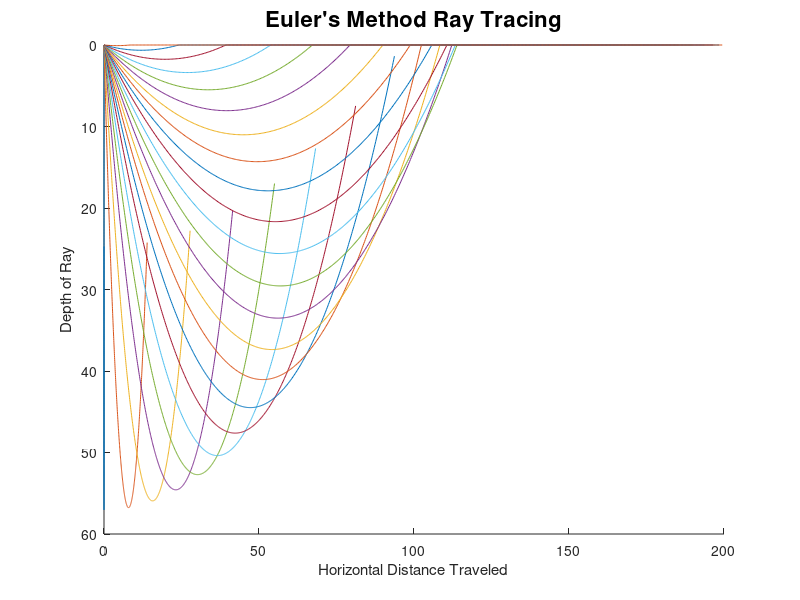
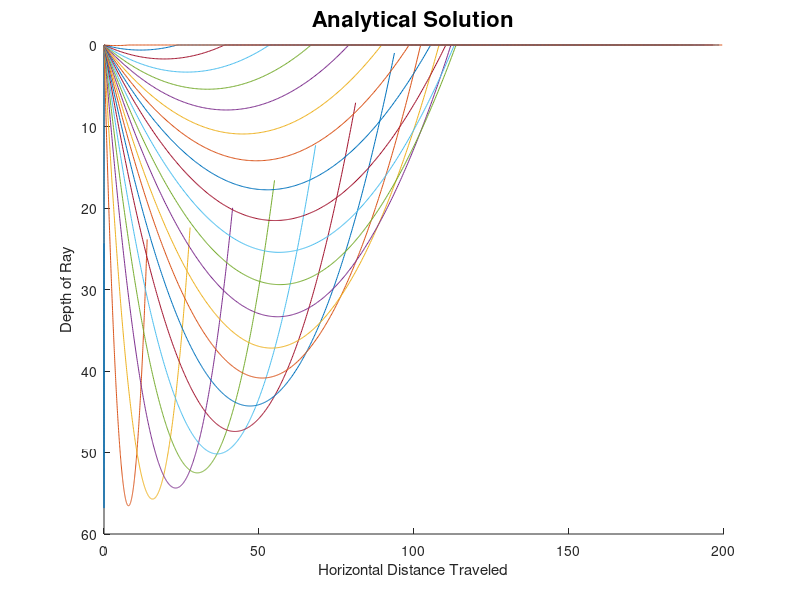
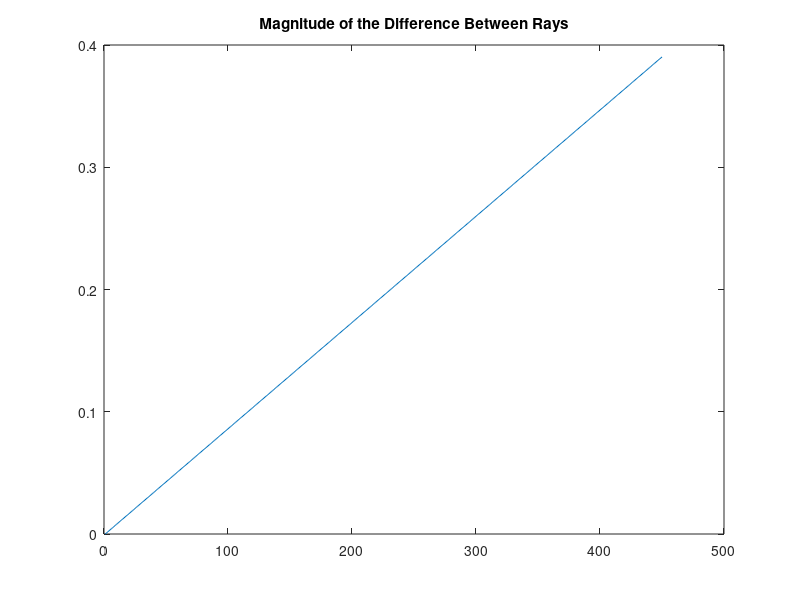

The MATLAB script that drew these images, in order:
%%%%%% Euler Method and Analytical Solution Ray Tracing %%%%%%

clear
close all

%%%%%%%% Create Velocity and Slowness Models %%%%%%%%

v0 = 0.5;
vf = 5;
dv = .01; 
nv = floor((vf - v0)/dv);

s0_2 = 1/v0^2;
sf_2 = 1/vf^2;

gradSlo2 = (sf_2 - s0_2) / nv;

% slo2 = [1:nv];
% 
% for is=1:nv
%     slo2(is) = s0_2 + is*gradSlo2; 
% end
% 
% slo = sqrt(slo2); 

nx = nv; 
nz = nv;
vals = [1:nv];

%%%%%%%% Structs for Evaluating the Difference Between Solutions %%%%%%%%
allPosVec = struct('x_Pos',vals,'z_Pos',vals);
allPltVec = struct('x_Plt',vals,'z_Plt',vals);
            
%%%%%%%% Euler's Method Implementation %%%%%%%%%

t0 = 0;
tf = 200; 
nt = nv; 
dt = (tf - t0)/nt;

xPos0 = 0; 
zPos0 = 0; 

gVx = 0;
gVz = gradSlo2; 

xPos = vals;
zPos = vals;
xDir = vals;
zDir = vals;
tVec = vals;

hold on

xPos(1) = xPos0;
zPos(1) = zPos0;

a0 = 0;
af = 90;
da = 4; 
na = floor((af - a0)/da);

for a=1:na+1
    alpha = a0 + (a-1)*da;
    xDir0 = sind(alpha); 
    zDir0 = cosd(alpha); 
    xDir(1) = xDir0; 
    zDir(1) = zDir0; 
    
    for ix=1:nx-1
        xPos(ix+1) = xPos(ix) + xDir(ix)*dt;
        xDir(ix+1) = xDir(ix) + gVx*dt; 
   
        zPos(ix+1) = zPos(ix) + zDir(ix)*dt;
        zDir(ix+1) = zDir(ix) + gVz*dt; 
       
        if zPos(ix+1) < 0
            zPos(ix+1) = 0; 
        end
       
    end
    allPosVec(a).x_Pos = xPos; 
    allPosVec(a).z_Pos = zPos; 
    
    plot(xPos,zPos)
    
end
title('Euler''s Method Ray Tracing','fontsize',16)
ylabel('Depth of Ray')
xlabel('Horizontal Distance Traveled')
%axis([0,120,0,50])
axis ij
hold off

%%%%%%%%%%% Analytical Solution %%%%%%%%%%%%%%
figure 

for it=1:nt               % fill tVec with times
    tVec(it) = t0 + (it-1) * dt;
end

xPlt = [1:nx];
zPlt = [1:nz];

hold on 
for a=1:na+1
    alpha = a0 + (a-1)*da;
    xDir0 = sind(alpha); 
    zDir0 = cosd(alpha); 
    
    for it=1:nt
        t = tVec(it);
        xPos = xPos0 + xDir0*t + gVx * t*t * 0.5;
        zPos = zPos0 + zDir0*t + gVz * t*t * 0.5;
        
        if zPos < 0
            zPos = 0;
        end
        
        xPlt(it) = xPos; 
        zPlt(it) = zPos; 
    end
    
    allPltVec(a).x_Plt = xPlt; 
    allPltVec(a).z_Plt = zPlt; 
    
    plot(xPlt,zPlt)
end

title('Analytical Solution','fontsize',16)
ylabel('Depth of Ray')
xlabel('Horizontal Distance Traveled')
%axis([0,120,0,50])
axis ij
%colorbar(1/slo)
hold off

diffX = struct('difference',[1:nv]); 
diffZ = struct('difference',[1:nv]); 
magDiff = struct('magDif',[1:nv]);
for ia=1:na
    diffX(ia).difference = allPosVec(ia).x_Pos - allPltVec(ia).x_Plt; 
    diffZ(ia).difference = allPosVec(ia).z_Pos - allPltVec(ia).z_Plt; 
    magDiff(ia).magDif = sqrt((diffX(ia).difference).^2 + (diffZ(ia).difference).^2);
 
end
figure 
plot(magDiff(1).magDif)
title('Magnitude of the Difference Between Rays')







%%%%%%%%%%% Euler's Variation Changing Depth of Rays for Final Plot %%%%%%%
%  for ix=1:nx-1
%         xPos(ix+1) = xPos(ix) + xDir(ix)*dt;
%         xDir(ix+1) = xDir(ix) + gVx*dt; 
%     end
%     for ix=1:nx-1
%         zPos(ix+1) = zPos(ix) + zDir(ix)*dt;
%         zDir(ix+1) = zDir(ix) + gVz*dt; 
%        
%         if zPos(ix+1) < 0
%             zPos(ix+1) = 0; 
%         end
%         if zPos(ix+1) > 50
%             zPos(ix+1:nx) = 50;
%             break
%         end
%        
%     end
%%%%%%%%%%% Analytic Variation Changing depth of Rays %%%%%%%%%%%%
% for it=1:nt
%         t = tVec(it);
%         xPos = xPos0 + xDir0*t + gVx * t*t * 0.5;
%         xPlt(it) = xPos; 
%     end
%     for it=1:nt
%         t = tVec(it); 
%         zPos = zPos0 + zDir0*t + gVz * t*t * 0.5; 
%         if zPos < 0
%             zPos = 0;
%         end
%         if zPos > 50
%             zPlt(it:nt) = 50;
%             break
%         else
%             zPlt(it) = zPos;
%         end
%     end



